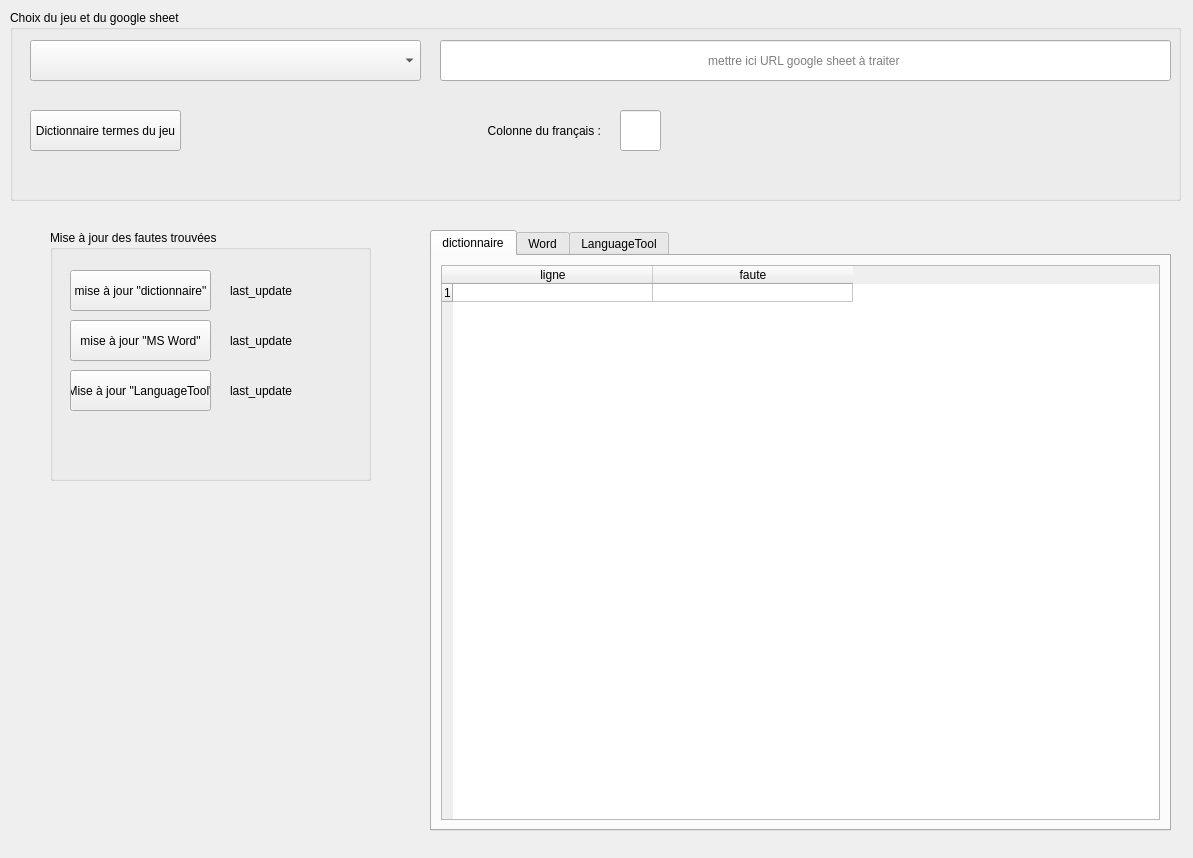
<?xml version="1.0" encoding="UTF-8"?>
<ui version="4.0">
 <class>MainWindow</class>
 <widget class="QMainWindow" name="MainWindow">
  <property name="geometry">
   <rect>
    <x>0</x>
    <y>0</y>
    <width>1193</width>
    <height>858</height>
   </rect>
  </property>
  <property name="windowTitle">
   <string>DreamTeamTrad - FautesCheck</string>
  </property>
  <property name="windowIcon">
   <iconset resource="ressource.qrc">
    <normaloff>:/ressource/DreamteamLogo.ico</normaloff>:/ressource/DreamteamLogo.ico</iconset>
  </property>
  <widget class="QWidget" name="centralwidget">
   <property name="styleSheet">
    <string notr="true"/>
   </property>
   <widget class="QTabWidget" name="tabWidget_result">
    <property name="geometry">
     <rect>
      <x>430</x>
      <y>230</y>
      <width>741</width>
      <height>601</height>
     </rect>
    </property>
    <property name="currentIndex">
     <number>0</number>
    </property>
    <widget class="QWidget" name="tab_1">
     <attribute name="title">
      <string>dictionnaire</string>
     </attribute>
     <layout class="QGridLayout" name="gridLayout_2">
      <item row="0" column="0">
       <widget class="QTableWidget" name="tableWidget_1">
        <property name="selectionBehavior">
         <enum>QAbstractItemView::SelectRows</enum>
        </property>
        <attribute name="horizontalHeaderDefaultSectionSize">
         <number>200</number>
        </attribute>
        <attribute name="verticalHeaderDefaultSectionSize">
         <number>15</number>
        </attribute>
        <row>
         <property name="text">
          <string>1</string>
         </property>
        </row>
        <column>
         <property name="text">
          <string>ligne</string>
         </property>
        </column>
        <column>
         <property name="text">
          <string>faute</string>
         </property>
        </column>
       </widget>
      </item>
     </layout>
    </widget>
    <widget class="QWidget" name="tab_2">
     <attribute name="title">
      <string>Word</string>
     </attribute>
     <layout class="QGridLayout" name="gridLayout_4">
      <item row="0" column="0">
       <widget class="QTableWidget" name="tableWidget_2">
        <property name="selectionBehavior">
         <enum>QAbstractItemView::SelectRows</enum>
        </property>
        <attribute name="horizontalHeaderDefaultSectionSize">
         <number>200</number>
        </attribute>
        <attribute name="verticalHeaderDefaultSectionSize">
         <number>15</number>
        </attribute>
        <row>
         <property name="text">
          <string>1</string>
         </property>
        </row>
        <column>
         <property name="text">
          <string>ligne</string>
         </property>
        </column>
        <column>
         <property name="text">
          <string>faute</string>
         </property>
        </column>
       </widget>
      </item>
     </layout>
    </widget>
    <widget class="QWidget" name="tab_3">
     <attribute name="title">
      <string>LanguageTool</string>
     </attribute>
     <layout class="QGridLayout" name="gridLayout_5">
      <item row="0" column="0">
       <widget class="QTableWidget" name="tableWidget_3">
        <property name="selectionBehavior">
         <enum>QAbstractItemView::SelectRows</enum>
        </property>
        <attribute name="horizontalHeaderDefaultSectionSize">
         <number>200</number>
        </attribute>
        <attribute name="verticalHeaderDefaultSectionSize">
         <number>15</number>
        </attribute>
        <row>
         <property name="text">
          <string>1</string>
         </property>
        </row>
        <column>
         <property name="text">
          <string>ligne</string>
         </property>
        </column>
        <column>
         <property name="text">
          <string>faute</string>
         </property>
        </column>
       </widget>
      </item>
     </layout>
    </widget>
   </widget>
   <widget class="QGroupBox" name="groupBox">
    <property name="geometry">
     <rect>
      <x>50</x>
      <y>230</y>
      <width>321</width>
      <height>251</height>
     </rect>
    </property>
    <property name="title">
     <string>Mise à jour des fautes trouvées</string>
    </property>
    <widget class="QLabel" name="label_lastUdate_3">
     <property name="geometry">
      <rect>
       <x>180</x>
       <y>140</y>
       <width>121</width>
       <height>41</height>
      </rect>
     </property>
     <property name="text">
      <string>last_update</string>
     </property>
    </widget>
    <widget class="QPushButton" name="pushButton_method_1">
     <property name="geometry">
      <rect>
       <x>20</x>
       <y>40</y>
       <width>141</width>
       <height>41</height>
      </rect>
     </property>
     <property name="text">
      <string>mise à jour &quot;dictionnaire&quot;</string>
     </property>
    </widget>
    <widget class="QPushButton" name="pushButton_method_2">
     <property name="geometry">
      <rect>
       <x>20</x>
       <y>90</y>
       <width>141</width>
       <height>41</height>
      </rect>
     </property>
     <property name="text">
      <string>mise à jour &quot;MS Word&quot;</string>
     </property>
    </widget>
    <widget class="QPushButton" name="pushButton_method_3">
     <property name="geometry">
      <rect>
       <x>20</x>
       <y>140</y>
       <width>141</width>
       <height>41</height>
      </rect>
     </property>
     <property name="text">
      <string>Mise à jour &quot;LanguageTool&quot;</string>
     </property>
    </widget>
    <widget class="QLabel" name="label_lastUdate_2">
     <property name="geometry">
      <rect>
       <x>180</x>
       <y>90</y>
       <width>121</width>
       <height>41</height>
      </rect>
     </property>
     <property name="text">
      <string>last_update</string>
     </property>
    </widget>
    <widget class="QLabel" name="label_lastUdate_1">
     <property name="geometry">
      <rect>
       <x>180</x>
       <y>40</y>
       <width>121</width>
       <height>41</height>
      </rect>
     </property>
     <property name="text">
      <string>last_update</string>
     </property>
    </widget>
   </widget>
   <widget class="QGroupBox" name="groupBox_2">
    <property name="geometry">
     <rect>
      <x>10</x>
      <y>10</y>
      <width>1171</width>
      <height>191</height>
     </rect>
    </property>
    <property name="title">
     <string>Choix du jeu et du google sheet</string>
    </property>
    <widget class="QLabel" name="label_frenchColumn">
     <property name="geometry">
      <rect>
       <x>430</x>
       <y>100</y>
       <width>161</width>
       <height>41</height>
      </rect>
     </property>
     <property name="text">
      <string>Colonne du français :</string>
     </property>
     <property name="alignment">
      <set>Qt::AlignRight|Qt::AlignTrailing|Qt::AlignVCenter</set>
     </property>
    </widget>
    <widget class="QLineEdit" name="lineEdit_urlSheet">
     <property name="geometry">
      <rect>
       <x>430</x>
       <y>30</y>
       <width>731</width>
       <height>41</height>
      </rect>
     </property>
     <property name="alignment">
      <set>Qt::AlignCenter</set>
     </property>
     <property name="placeholderText">
      <string>mettre ici URL google sheet à traiter </string>
     </property>
    </widget>
    <widget class="QLineEdit" name="lineEdit_frenchColumn">
     <property name="geometry">
      <rect>
       <x>610</x>
       <y>100</y>
       <width>41</width>
       <height>41</height>
      </rect>
     </property>
     <property name="maxLength">
      <number>2</number>
     </property>
     <property name="alignment">
      <set>Qt::AlignCenter</set>
     </property>
    </widget>
    <widget class="QPushButton" name="pushButton_gameDictionary">
     <property name="geometry">
      <rect>
       <x>20</x>
       <y>100</y>
       <width>151</width>
       <height>41</height>
      </rect>
     </property>
     <property name="text">
      <string>Dictionnaire termes du jeu</string>
     </property>
    </widget>
    <widget class="QComboBox" name="comboBox_game">
     <property name="geometry">
      <rect>
       <x>20</x>
       <y>30</y>
       <width>391</width>
       <height>41</height>
      </rect>
     </property>
    </widget>
   </widget>
  </widget>
 </widget>
 <tabstops>
  <tabstop>comboBox_game</tabstop>
  <tabstop>lineEdit_urlSheet</tabstop>
  <tabstop>pushButton_gameDictionary</tabstop>
  <tabstop>lineEdit_frenchColumn</tabstop>
  <tabstop>pushButton_method_1</tabstop>
  <tabstop>pushButton_method_2</tabstop>
  <tabstop>pushButton_method_3</tabstop>
  <tabstop>tabWidget_result</tabstop>
  <tabstop>tableWidget_1</tabstop>
  <tabstop>tableWidget_2</tabstop>
  <tabstop>tableWidget_3</tabstop>
 </tabstops>
 <resources>
  <include location="ressource.qrc"/>
 </resources>
 <connections/>
</ui>
